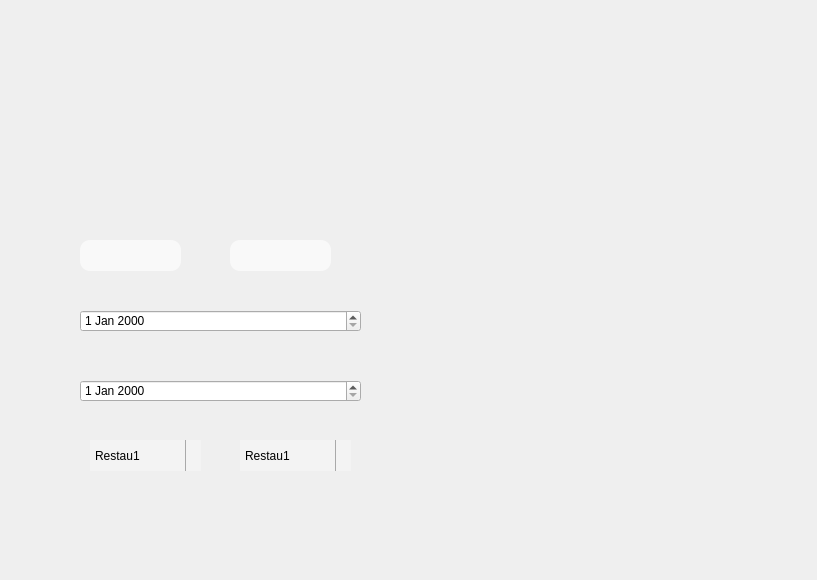
<?xml version="1.0" encoding="UTF-8"?>
<ui version="4.0">
 <class>add_students</class>
 <widget class="QDialog" name="add_students">
  <property name="geometry">
   <rect>
    <x>0</x>
    <y>0</y>
    <width>817</width>
    <height>580</height>
   </rect>
  </property>
  <property name="maximumSize">
   <size>
    <width>1178</width>
    <height>757</height>
   </size>
  </property>
  <property name="windowTitle">
   <string>Dialog</string>
  </property>
  <property name="styleSheet">
   <string notr="true">
background-image:url(:create_subscriptions.png);
background-repeat:none;</string>
  </property>
  <widget class="QPushButton" name="Cancel">
   <property name="geometry">
    <rect>
     <x>480</x>
     <y>650</y>
     <width>111</width>
     <height>41</height>
    </rect>
   </property>
   <property name="styleSheet">
    <string notr="true">
#Cancel{
border: transparent;
border-radius: 20px;
background: transparent;

}

#Cancel:hover{
background:rgba(192, 57, 43, 0.2);

}</string>
   </property>
   <property name="text">
    <string/>
   </property>
  </widget>
  <widget class="QComboBox" name="Restau_selection">
   <property name="enabled">
    <bool>true</bool>
   </property>
   <property name="geometry">
    <rect>
     <x>240</x>
     <y>440</y>
     <width>111</width>
     <height>31</height>
    </rect>
   </property>
   <property name="styleSheet">
    <string notr="true">#Restau_selection{
border: 1px ;
border-radius: 20px;
color:dark;

}
QComboBox:editable{
background:  rgba(249, 249, 249, 0.35);
border:  transparent;

}

QComboBox:!editable, QComboBox::drop-down:editable {
     background: rgba(249, 249, 249, 0.35);
}

/* QComboBox gets the &quot;on&quot; state when the popup is open */
QComboBox:!editable:on, QComboBox::drop-down:editable:on {
    background: rgba(249, 249, 249, 0.35);
}
QComboBox:on { /* shift the text when the popup opens */
    padding-top: 3px;
    padding-left: 4px;
}

QComboBox::drop-down {
    subcontrol-origin: padding;
    subcontrol-position: top right;
    width: 15px;

    border-left-width: 1px;
    border-left-color: darkgray;
    border-left-style: solid; /* just a single line */
    border-top-right-radius: 3px; /* same radius as the QComboBox */
    border-bottom-right-radius: 3px;
}
QComboBox::down-arrow:on { /* shift the arrow when popup is open */
    top: 1px;
    left: 1px;
}

QComboBox QAbstractItemView {
    border: 2px solid darkgray;
    selection-background-color: lightgray;
}


</string>
   </property>
   <property name="editable">
    <bool>false</bool>
   </property>
   <property name="currentText">
    <string>Restau1</string>
   </property>
   <property name="duplicatesEnabled">
    <bool>false</bool>
   </property>
   <item>
    <property name="text">
     <string>Restau1</string>
    </property>
   </item>
   <item>
    <property name="text">
     <string>Restau2</string>
    </property>
   </item>
  </widget>
  <widget class="QPushButton" name="send">
   <property name="geometry">
    <rect>
     <x>240</x>
     <y>500</y>
     <width>121</width>
     <height>41</height>
    </rect>
   </property>
   <property name="styleSheet">
    <string notr="true">#send{
border: transparent;
border-radius: 20px;
background: transparent;

}

#send:hover{
background:rgba(46, 204, 113, 0.2);

}</string>
   </property>
   <property name="text">
    <string/>
   </property>
  </widget>
  <widget class="QComboBox" name="Etudiant_selection">
   <property name="enabled">
    <bool>true</bool>
   </property>
   <property name="geometry">
    <rect>
     <x>90</x>
     <y>440</y>
     <width>111</width>
     <height>31</height>
    </rect>
   </property>
   <property name="styleSheet">
    <string notr="true">#Etudiant_selection{
border: 1px ;
border-radius: 20px;
color:dark;

}
QComboBox:editable{
background:  rgba(249, 249, 249, 0.35);
border:  transparent;

}

QComboBox:!editable, QComboBox::drop-down:editable {
     background: rgba(249, 249, 249, 0.35);
}

/* QComboBox gets the &quot;on&quot; state when the popup is open */
QComboBox:!editable:on, QComboBox::drop-down:editable:on {
    background: rgba(249, 249, 249, 0.35);
}
QComboBox:on { /* shift the text when the popup opens */
    padding-top: 3px;
    padding-left: 4px;
}

QComboBox::drop-down {
    subcontrol-origin: padding;
    subcontrol-position: top right;
    width: 15px;

    border-left-width: 1px;
    border-left-color: darkgray;
    border-left-style: solid; /* just a single line */
    border-top-right-radius: 3px; /* same radius as the QComboBox */
    border-bottom-right-radius: 3px;
}
QComboBox::down-arrow:on { /* shift the arrow when popup is open */
    top: 1px;
    left: 1px;
}

QComboBox QAbstractItemView {
    border: 2px solid darkgray;
    selection-background-color: lightgray;
}


</string>
   </property>
   <property name="editable">
    <bool>false</bool>
   </property>
   <property name="currentText">
    <string>Restau1</string>
   </property>
   <property name="duplicatesEnabled">
    <bool>false</bool>
   </property>
   <item>
    <property name="text">
     <string>Restau1</string>
    </property>
   </item>
   <item>
    <property name="text">
     <string>Restau2</string>
    </property>
   </item>
  </widget>
  <widget class="QPushButton" name="cancel">
   <property name="geometry">
    <rect>
     <x>90</x>
     <y>500</y>
     <width>121</width>
     <height>41</height>
    </rect>
   </property>
   <property name="styleSheet">
    <string notr="true">#cancel{
border: transparent;
border-radius: 20px;
background: transparent;

}

#cancel:hover{
background:rgba(46, 204, 113, 0.2);

}</string>
   </property>
   <property name="text">
    <string/>
   </property>
  </widget>
  <widget class="QDateEdit" name="dateEdit">
   <property name="geometry">
    <rect>
     <x>80</x>
     <y>310</y>
     <width>281</width>
     <height>22</height>
    </rect>
   </property>
  </widget>
  <widget class="QDateEdit" name="dateEdit_2">
   <property name="geometry">
    <rect>
     <x>80</x>
     <y>380</y>
     <width>281</width>
     <height>22</height>
    </rect>
   </property>
  </widget>
  <widget class="QLineEdit" name="lineEdit_id">
   <property name="geometry">
    <rect>
     <x>80</x>
     <y>240</y>
     <width>101</width>
     <height>31</height>
    </rect>
   </property>
   <property name="styleSheet">
    <string notr="true">background: #f9f9f9;
border-radius: 10px;
color:&quot;dark&quot;
</string>
   </property>
  </widget>
  <widget class="QTableView" name="table">
   <property name="geometry">
    <rect>
     <x>430</x>
     <y>160</y>
     <width>331</width>
     <height>371</height>
    </rect>
   </property>
   <property name="styleSheet">
    <string notr="true">background:transparent;
border:transparent;</string>
   </property>
  </widget>
  <widget class="QLineEdit" name="lineEdit_type">
   <property name="geometry">
    <rect>
     <x>230</x>
     <y>240</y>
     <width>101</width>
     <height>31</height>
    </rect>
   </property>
   <property name="styleSheet">
    <string notr="true">background: #f9f9f9;
border-radius: 10px;
color:&quot;dark&quot;
</string>
   </property>
  </widget>
  <widget class="QFrame" name="alerte">
   <property name="geometry">
    <rect>
     <x>190</x>
     <y>190</y>
     <width>41</width>
     <height>41</height>
    </rect>
   </property>
   <property name="styleSheet">
    <string notr="true">background-image:url(:/alerte.png);</string>
   </property>
   <layout class="QFormLayout" name="formLayout"/>
  </widget>
 </widget>
 <resources/>
 <connections/>
</ui>
